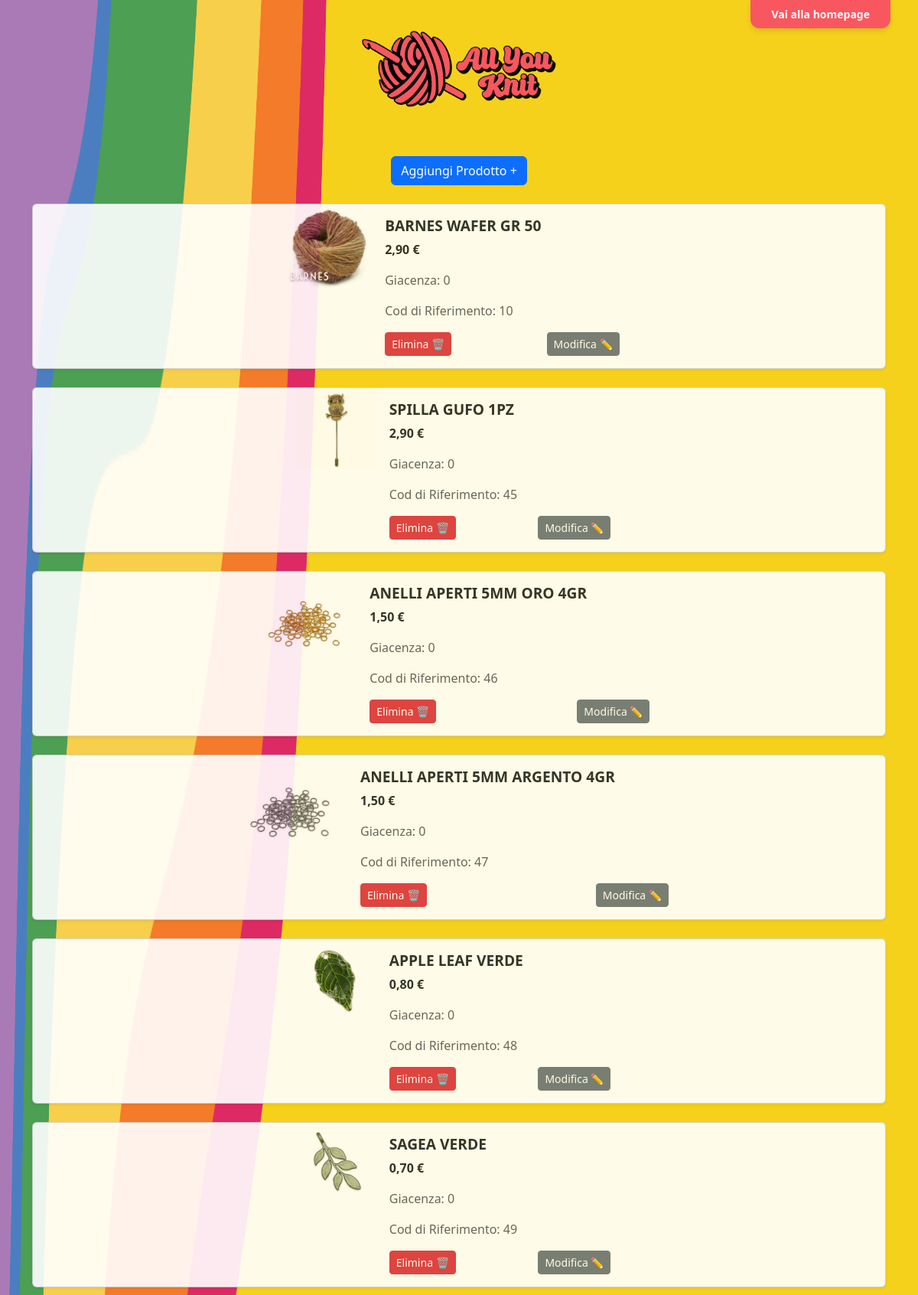
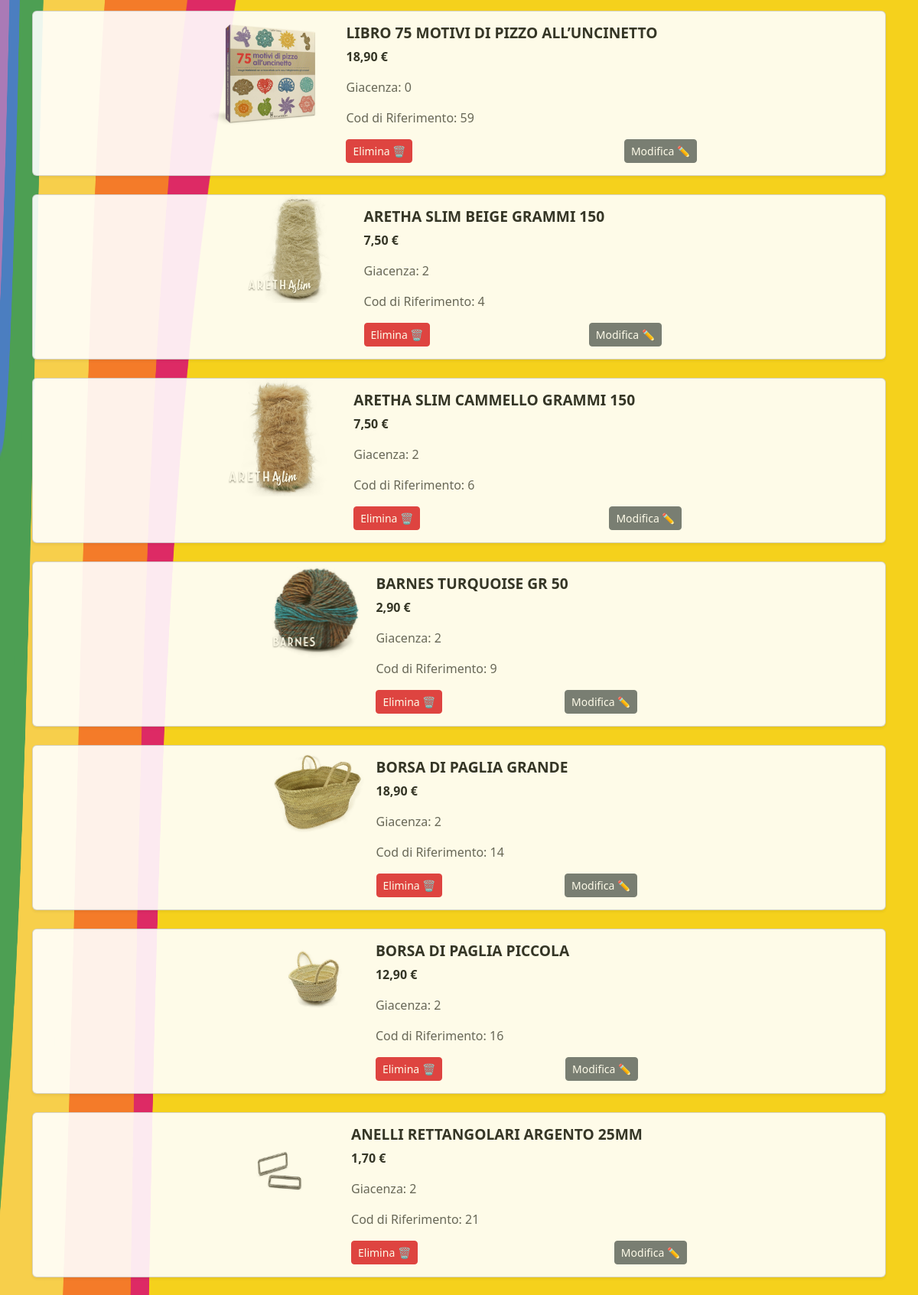
The app's page /index-prodotti-venditore.php (upper part) with its own data (2 pictures, top to bottom).
### tables this page shows
CREATE TABLE `prodotti` (
  `CodID` int(11) NOT NULL AUTO_INCREMENT,
  `Nome` varchar(45) NOT NULL,
  `Immagine` varchar(45) NOT NULL,
  `Prezzo` double NOT NULL,
  `Colore` varchar(45) DEFAULT NULL,
  `Composizione` varchar(250) DEFAULT NULL,
  `Strumenti` varchar(250) DEFAULT NULL,
  `Giacenza` int(11) NOT NULL DEFAULT 0,
  PRIMARY KEY (`CodID`)
);

### index-prodotti-venditore.php (called while the page is built)
<?php
require_once 'php/bootstrap.php';
$templateParams["titolo"] = "Prodotti del sito";
$templateParams["nome"] = "prodotti-venditore.php";
$templateParams["prodotti"] = $dbh->getProducts();
require 'template/base-venditore.php';
?>

### db/dbhelper.php (called while the page is built, shortened)
<?php
class DatabaseHelper{
    private $conn;
    public function __construct($servername, $username, $password, $connname, $port){
        $this->conn = new mysqli($servername, $username, $password, $connname, $port);
    }
    public function getProducts(){
        $stmt = $this->conn->prepare("SELECT * FROM prodotti ORDER BY Giacenza");
        $stmt->execute();
        $result = $stmt->get_result();
        return $result->fetch_all(MYSQLI_ASSOC);
    }
}
?>

### php/bootstrap.php (called while the page is built, shortened)
<?php
require_once("db/dbhelper.php");
$dbh = new DatabaseHelper("localhost", "root", "", "allyouknit", 3306);
?>

### template/prodotti-venditore.php (the view, shortened to what this page needs)
<section class="mb-4 text-center">
    <form action="./index-nuovo-prodotto.php">
        <button class="btn btn-primary">Aggiungi Prodotto +</button>
    </form>
</section>
<section class="row g-4">
    <?php foreach ($templateParams["prodotti"] as $prodotto): ?>
    <div class="col-12">
        <div class="card shadow-sm">
            <div class="row g-0">
                <div class="col-md-3">
                    <img src="<?php echo UPLOAD_DIR."productimages/".$prodotto["Immagine"]; ?>" alt="<?php echo $prodotto["Nome"]; ?>" class="img-fluid">
                </div>
                <div class="col-md-9">
                    <div class="card-body">
                        <h5 class="card-title"><?php echo $prodotto["Nome"]; ?></h5>
                        <p class="card-text"><strong><?php echo number_format($prodotto["Prezzo"], 2, ",", ""); ?> €</strong></p>
                        <p class="card-text text-muted">Giacenza: <?php echo $prodotto["Giacenza"]; ?></p>
                        <p class="card-text text-muted">Cod di Riferimento: <?php echo $prodotto["CodID"]; ?></p>
                        <div class="d-flex justify-content-between">
                            <form action="./utils/delete-product-script.php" method="post">
                                <button type="submit" class="btn btn-danger btn-sm">Elimina 🗑</button>
                            </form>
                            <form action="./index-modifica-prodotto.php" method="post">
                                <button type="submit" class="btn btn-secondary btn-sm">Modifica ✏️</button>
                            </form>
                        </div>
                    </div>
                </div>
            </div>
        </div>
    </div>
    <?php endforeach; ?>
</section>

### css/style.css (style rules this page uses)
body { background-image: url('../upload/logos/background.png'); background-size: cover; background-repeat: no-repeat; background-position: center; background-attachment: fixed; background-size: 100% 100%; }
.card { box-shadow: 0 4px 8px rgba(0, 0, 0, 0.1); opacity: 0.9; transition: all 0.3s ease; display: flex; flex-direction: row; align-items: center; justify-content: center; width: 100%; height: auto; }
.card img { width: 200px; height: auto; margin-right: 15px; }
.card-title { font-weight: bold; text-transform: uppercase; font-size: 1.2rem; word-wrap: break-word; }
.card-body { flex: 1; padding: 10px; }

### records on screen
prodotti: Immagine (picture), Nome "BARNES WAFER GR 50", Prezzo "2,90", Giacenza "0", CodID "10"
prodotti: Immagine (picture), Nome "SPILLA GUFO 1PZ", Prezzo "2,90", Giacenza "0", CodID "45"
prodotti: Immagine (picture), Nome "ANELLI APERTI 5MM ORO 4GR", Prezzo "1,50", Giacenza "0", CodID "46"
prodotti: Immagine (picture), Nome "ANELLI APERTI 5MM ARGENTO 4GR", Prezzo "1,50", Giacenza "0", CodID "47"
prodotti: Immagine (picture), Nome "APPLE LEAF VERDE", Prezzo "0,80", Giacenza "0", CodID "48"
prodotti: Immagine (picture), Nome "SAGEA VERDE", Prezzo "0,70", Giacenza "0", CodID "49"
prodotti: Immagine (picture), Nome "LIBRO 75 MOTIVI DI PIZZO ALL’UNCINETTO", Prezzo "18,90", Giacenza "0", CodID "59"
prodotti: Immagine (picture), Nome "ARETHA SLIM BEIGE GRAMMI 150", Prezzo "7,50", Giacenza "2", CodID "4"
prodotti: Immagine (picture), Nome "ARETHA SLIM CAMMELLO GRAMMI 150", Prezzo "7,50", Giacenza "2", CodID "6"
prodotti: Immagine (picture), Nome "BARNES TURQUOISE GR 50", Prezzo "2,90", Giacenza "2", CodID "9"
prodotti: Immagine (picture), Nome "BORSA DI PAGLIA GRANDE", Prezzo "18,90", Giacenza "2", CodID "14"
prodotti: Immagine (picture), Nome "BORSA DI PAGLIA PICCOLA", Prezzo "12,90", Giacenza "2", CodID "16"
prodotti: Immagine (picture), Nome "ANELLI RETTANGOLARI ARGENTO 25MM", Prezzo "1,70", Giacenza "2", CodID "21"
